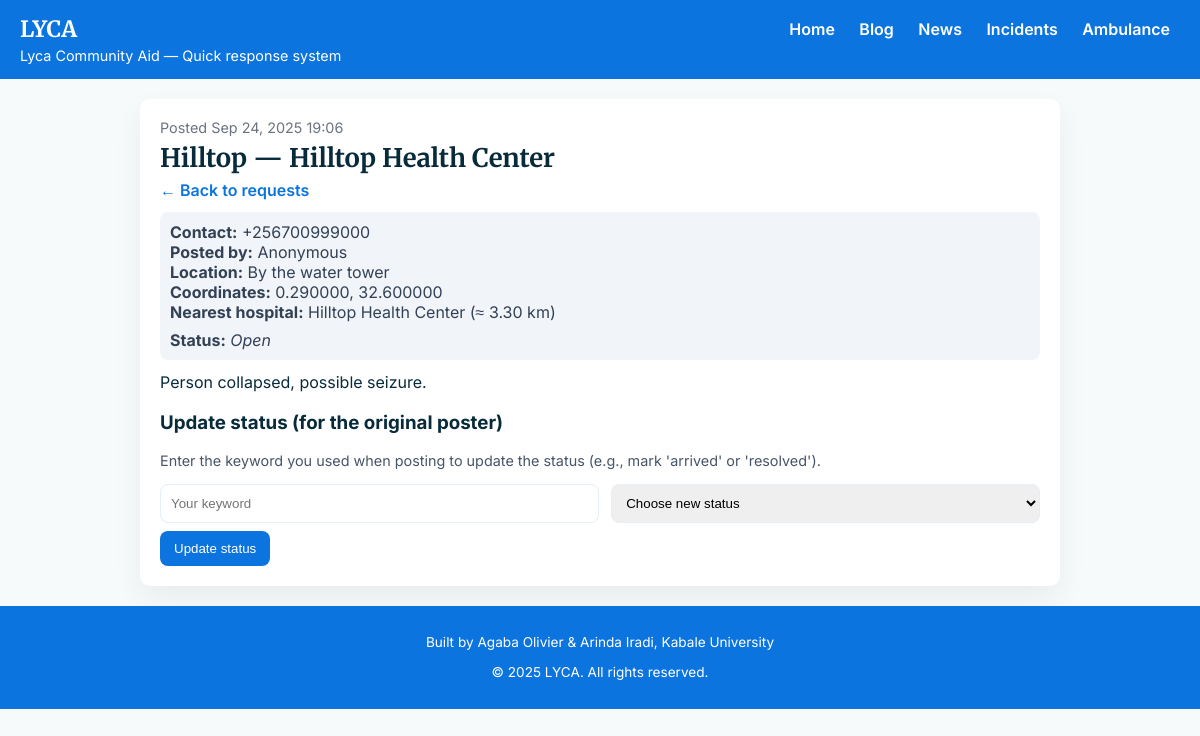
Screenshot of /ambulance_request.php?slug=hilltop-req with the database file from the repository.
### tables this page shows
CREATE TABLE `ambulance_requests` (
  `id` int(10) UNSIGNED NOT NULL,
  `slug` varchar(255) NOT NULL,
  `requester_name` varchar(255) DEFAULT NULL,
  `is_anonymous` tinyint(1) NOT NULL DEFAULT 0,
  `phone` varchar(64) NOT NULL,
  `area` varchar(512) DEFAULT NULL COMMENT 'Human-readable area / neighborhood',
  `location_text` varchar(512) DEFAULT NULL COMMENT 'Address or landmark',
  `latitude` decimal(9,6) DEFAULT NULL,
  `longitude` decimal(9,6) DEFAULT NULL,
  `nearest_hospital` varchar(255) DEFAULT NULL,
  `distance_km` decimal(6,2) DEFAULT NULL COMMENT 'Approx distance in kilometres',
  `description` text DEFAULT NULL,
  `status` enum('open','enroute','arrived','resolved','cancelled') NOT NULL DEFAULT 'open',
  `assigned_to` varchar(255) DEFAULT NULL COMMENT 'Optional: ambulance operator name/phone/identifier',
  `secret_key_hash` varchar(255) NOT NULL COMMENT 'Password-hash of the poster keyword used to update status',
  `posted_at` datetime NOT NULL DEFAULT current_timestamp(),
  `updated_at` timestamp NOT NULL DEFAULT current_timestamp() ON UPDATE current_timestamp(),
  `is_public` tinyint(1) NOT NULL DEFAULT 1
);

### ambulance_request.php (the view, shortened to what this page needs)
<?php
require __DIR__ . '/db.php';
function esc($s){ return htmlspecialchars($s ?? '', ENT_QUOTES|ENT_SUBSTITUTE, 'UTF-8'); }
$slug = $_GET['slug'] ?? '';
$stmt = $pdo->prepare("SELECT * FROM ambulance_requests WHERE slug = ? AND is_public = 1 LIMIT 1");
$stmt->execute([$slug]);
$req = $stmt->fetch();
?>
<!doctype html>
<html lang="en">
<head>
</head>
<body>
  <header>
    <div class="nav">
      <div class="brand">LYCA</div>
      <nav>
        <a href="index.php">Home</a>
        <a href="blog_index.php">Blog</a>
        <a href="news_index.php">News</a>
        <a href="incidents_index.php">Incidents</a>
        <a href="ambulance_index.php">Ambulance</a>
      </nav>
    </div>
    <div style="font-size:0.9rem;margin-top:4px">Lyca Community Aid — Quick response system</div>
  </header>
  <div class="container">
    <div class="meta">Posted <?= esc(date('M j, Y H:i', strtotime($req['posted_at']))) ?></div>
    <h1 class="title"><?= esc($req['area']) ?> — <?= $req['nearest_hospital'] ? esc($req['nearest_hospital']) : '' ?></h1>
    <div><a href="ambulance_index.php" style="color:#0b74de;text-decoration:none;font-weight:600">← Back to requests</a></div>
    <div class="info">
      <div><strong>Contact:</strong> <?= esc($req['phone']) ?></div>
      <div><strong>Posted by:</strong> <?= $req['is_anonymous'] ? 'Anonymous' : esc($req['requester_name'] ?? 'Anonymous') ?></div>
      <?php if ($req['location_text']): ?><div><strong>Location:</strong> <?= esc($req['location_text']) ?></div><?php endif; ?>
      <?php if ($req['latitude'] && $req['longitude']): ?><div><strong>Coordinates:</strong> <?= esc($req['latitude']) ?>, <?= esc($req['longitude']) ?></div><?php endif; ?>
      <?php if ($req['nearest_hospital']): ?><div><strong>Nearest hospital:</strong> <?= esc($req['nearest_hospital']) ?> (≈ <?= esc($req['distance_km']) ?> km)</div><?php endif; ?>
      <div style="margin-top:8px"><strong>Status:</strong> <em><?= esc(ucfirst($req['status'])) ?></em></div>
    </div>
    <div class="content"><?= nl2br(esc($req['description'])) ?></div>
    <section style="margin-top:18px">
      <h3>Update status (for the original poster)</h3>
      <p class="note">Enter the keyword you used when posting to update the status (e.g., mark 'arrived' or 'resolved').</p>
      <form method="post" action="ambulance_request.php?slug=<?= urlencode($req['slug']) ?>">
        <div class="form-row">
          <input name="keyword" class="input" placeholder="Your keyword" required>
          <select name="new_status" class="input" required>
            <option value="">Choose new status</option>
          </select>
        </div>
        <div>
          <button class="btn" type="submit">Update status</button>
        </div>
      </form>
    </section>
  </div>
  <footer>
    <p>Built by Agaba Olivier &amp; Arinda Iradi, Kabale University</p>
    <p>&copy; <?= date('Y') ?> LYCA. All rights reserved.</p>
  </footer>
</body>
</html>

### ambulance_request.php (style rules this page uses)
body { font-family:Inter,system-ui,Arial;margin:0;background:#f6fafb;color:#072b3a }
header,footer { background:#0b74de;color:white;padding:15px 20px }
header .nav { display:flex;align-items:center;justify-content:space-between }
header .nav a { color:white;text-decoration:none;margin:0 10px;font-weight:600 }
header .brand { font-family:Merriweather,serif;font-size:1.4rem;font-weight:bold }
.container { max-width:880px;margin:20px auto;background:white;padding:20px;border-radius:10px;box-shadow:0 12px 30px rgba(2,6,23,0.06) }
.title { font-family:Merriweather,serif;font-size:1.6rem;margin:6px 0 }
.meta { color:#6b7280;font-size:0.9rem }
.info { background:#f1f5f9;border-radius:8px;padding:10px;margin:12px 0;color:#334155 }
.form-row { display:flex;gap:12px;margin-bottom:8px }
.input,textarea,select { width:100%;padding:10px;border-radius:8px;border:1px solid #e6eef6 }
.btn { background:#0b74de;color:white;padding:10px 14px;border-radius:8px;border:0;cursor:pointer }
.note { font-size:0.9rem;color:#475569;margin-top:8px }
footer { text-align:center;font-size:0.85rem }

### rows the page displays
ambulance_requests: posted_at "Sep 24, 2025 19:06", area "Hilltop", nearest_hospital "Hilltop Health Center", phone "+256700999000", location_text "By the water tower", latitude "0.290000", longitude "32.600000", distance_km "3.30", status "Open", description "Person collapsed, possible seizure."
